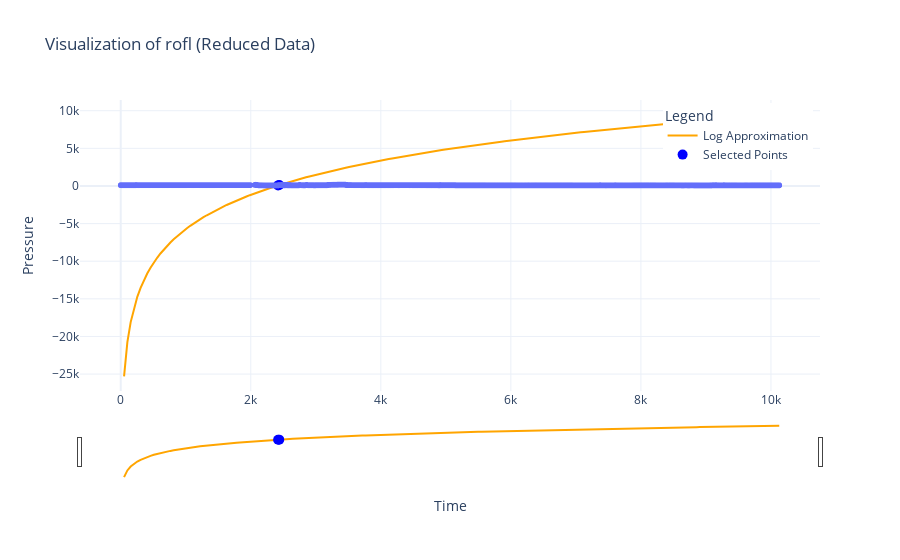

The notebook cell this image was saved under:
### Code cell
plot_data(df, 'rofl', x1, y1, x2, y2)

### Figure 1 — Plotly figure (JSON) as saved in the notebook; plotly's stock layout.template omitted (floating-point values rounded to 4 significant figures; data arrays with more than 128 entries replaced by an {"elided": "..."} marker saying what was removed)
{"data": [{"hovertemplate": "time=%{x}<br>pressure=%{y}<extra></extra>", "legendgroup": "", "line": {"color": "#636efa", "dash": "solid"}, "marker": {"symbol": "circle"}, "mode": "lines+markers", "name": "", "showlegend": false, "type": "scattergl", "x": {"elided": "31002 float values"}, "xaxis": "x", "y": {"elided": "31002 float values"}, "yaxis": "y"}, {"line": {"color": "orange"}, "mode": "lines", "name": "Log Approximation", "type": "scatter", "x": {"elided": "199 float values"}, "y": {"elided": "199 float values"}}, {"marker": {"color": "blue", "size": 10}, "mode": "markers", "name": "Selected Points", "type": "scatter", "x": [2420.0, 2437.0], "y": [79.02, 126.3]}], "layout": {"legend": {"title": {"text": "Legend"}, "tracegroupgap": 0, "x": 0.99, "xanchor": "right", "y": 0.99, "yanchor": "top"}, "title": {"text": "Visualization of rofl (Reduced Data)"}, "xaxis": {"anchor": "y", "domain": [0, 1], "rangeslider": {"visible": true}, "title": {"text": "Time"}, "type": "linear"}, "yaxis": {"anchor": "x", "domain": [0, 1], "fixedrange": false, "title": {"text": "Pressure"}}}}
